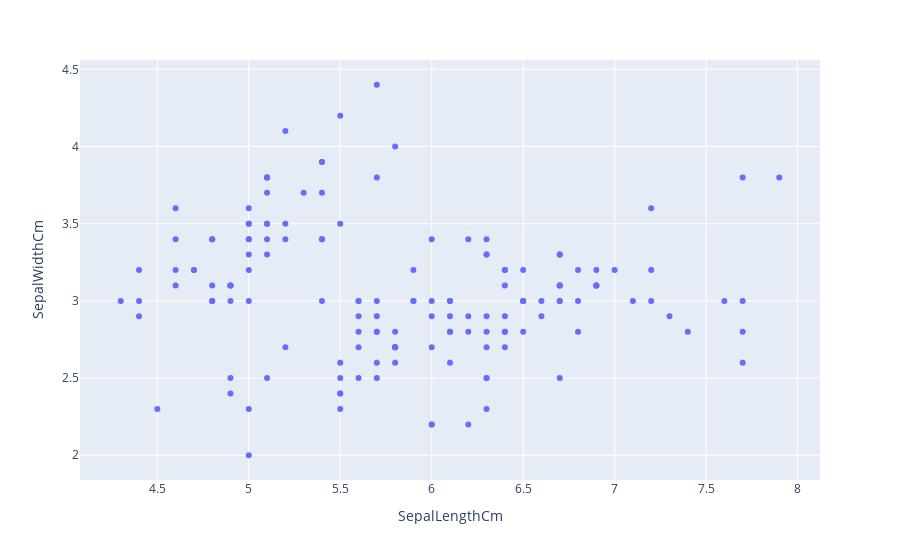

Notebook code cell kept with this figure:
### Code cell
fig = px.scatter(data_frame=df, x='SepalLengthCm', y='SepalWidthCm')
fig.show()

### Figure 1 — Plotly figure (JSON) as saved in the notebook; plotly's stock layout.template omitted (floating-point values rounded to 4 significant figures; data arrays with more than 128 entries replaced by an {"elided": "..."} marker saying what was removed)
{"data": [{"hovertemplate": "SepalLengthCm=%{x}<br>SepalWidthCm=%{y}<extra></extra>", "legendgroup": "", "marker": {"color": "#636efa", "symbol": "circle"}, "mode": "markers", "name": "", "orientation": "v", "showlegend": false, "type": "scatter", "x": {"elided": "150 float values"}, "xaxis": "x", "y": {"elided": "150 float values"}, "yaxis": "y"}], "layout": {"legend": {"tracegroupgap": 0}, "margin": {"t": 60}, "xaxis": {"anchor": "y", "domain": [0, 1], "title": {"text": "SepalLengthCm"}}, "yaxis": {"anchor": "x", "domain": [0, 1], "title": {"text": "SepalWidthCm"}}}}
